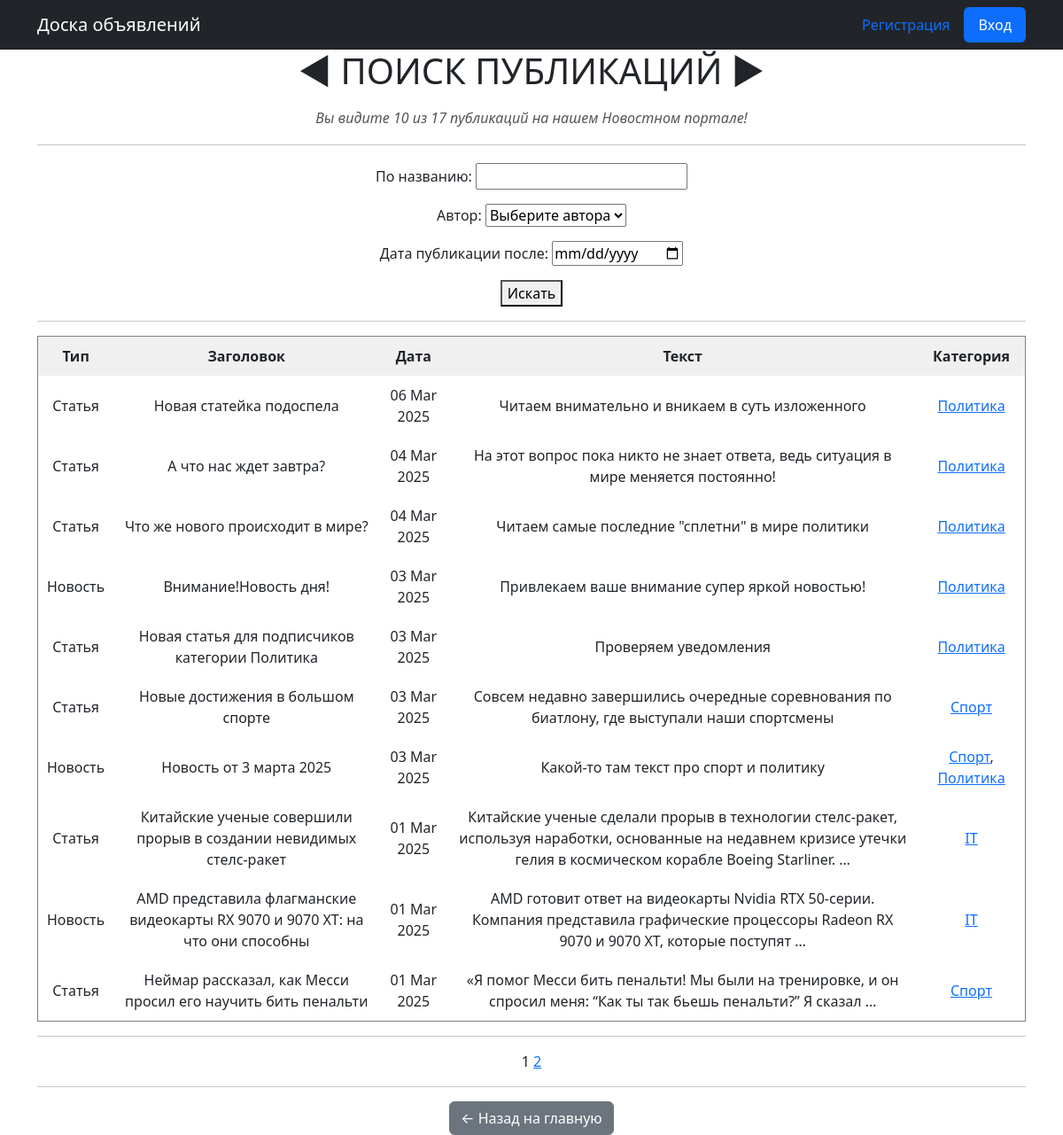
The app's page /news/search/ with its own data.
### news/models.py (models this page shows, shortened)
class Post(models.Model):
    author = models.ForeignKey(Author, on_delete=models.CASCADE)
    ARTICLE = 'AR'
    NEWS = 'NW'
    CATEGORIES = (
        (NEWS, 'Новость'),
        (ARTICLE, 'Статья'),
    )
    publication = models.CharField(max_length=2, choices=CATEGORIES, default=NEWS)
    date_creation = models.DateTimeField(auto_now_add=True)
    post_category = models.ManyToManyField(Category, through='PostCategory')
    title = models.CharField(max_length=256)
    text = models.TextField()
    rating = models.SmallIntegerField(default=0)

class Category(models.Model):
    name_category = models.CharField(max_length=64, unique=True)
    subscribers = models.ManyToManyField(User, related_name='categories')
    def __str__(self):
        return f'{self.name_category}'

### news/views.py (the view)
# urls.py: path('search/', NewsSearch.as_view(), name='news_search'),
class NewsSearch(ListView):
    model = Post
    ordering = '-date_creation'
    template_name = 'news_search.html'
    context_object_name = 'news'
    paginate_by = 10
    def get_queryset(self):
        queryset = super().get_queryset()
        self.filterset = PostFilter(self.request.GET, queryset=queryset)
        return self.filterset.qs
    def get_context_data(self, **kwargs):
        context = super().get_context_data(**kwargs)
        context['filterset'] = self.filterset
        context['is_author'] = self.request.user.is_authenticated and self.request.user.groups.filter(name='authors').exists()
        return context

### news/models.py (called while the page is built)
    def __str__(self):
        return f'{self.authorUser}'

### news/templatetags/custom_filters.py (called while the page is built)
@register.filter()
def censor(value):
    bad_word = ['Искусство', 'Мэр', 'геймеров', 'очко']
    for word in value.split():
        for i in bad_word:
            if i.lower() in word.lower().replace(',.:;/-\\""', ''):
                value = value.replace(i, f"{i[0]}{'*' * (len(i) - 1)}")
    if not isinstance(value, str):
        raise TypeError(f'Фильтр применяется к неразрешенному типу {type(value)}\nРазрешенный тип str')
    return value

### templates/news_search.html (shortened to what this page needs)
{% extends 'flatpages/default.html' %}
{% load custom_filters %}
{% block content %}
<h1 style="text-align: center; margin-bottom: 20px;">◄ ПОИСК ПУБЛИКАЦИЙ ►</h1>
<h6 style="text-align: center; color: #555;"><i>Вы видите {{ news|length }} из {{ paginator.count }} публикаций на нашем Новостном портале!</i></h6>
<hr style="margin: 20px 0;">
<form method="get">
    {{ filterset.form.as_p }}
    <button type="submit">Искать</button>
</form>
<hr>
{% if news %}
<table border="1" cellpadding="10" cellspacing="0" width="100%" style="border-collapse: collapse; text-align: center;">
    <thead style="background-color: #f0f0f0; font-weight: bold;">
        <tr>
            <th>Тип</th>
            <th>Заголовок</th>
            <th>Дата</th>
            <th>Текст</th>
            <th>Категория</th>
        </tr>
    </thead>
        {% for new in news %}
        <tr>
            <td>{{ new.get_publication_display }}</td>
            <td>
                <a class="nav-link" href="{% url 'new_detail' new.id %}">{{ new.title|censor }}</a>
            </td>
            <td>{{ new.date_creation|date:"d M Y" }}</td>
            <td>{{ new.text|truncatewords:20|censor }}</td>
            <td>
                {% for category in new.post_category.all %}
                    <a href="{% url 'category_news' category.id %}">{{ category }}</a>{% if not forloop.last %}, {% endif %}
                {% endfor %}
            </td>
        </tr>
        {% endfor %}
</table>
{% else %}
<div style="text-align: center; padding: 20px; border: 1px solid #ccc; background-color: #f9f9f9;">
    <h2>Публикации не найдены 😔</h2>
</div>
{% endif %}
<hr>
{{ page_obj.number }}
{% if page_obj.has_next %}
    <a href="?{% for key, value in request.GET.items %}{% if key != 'page' %}{{ key }}={{ value }}&{% endif %}{% endfor %}page={{ page_obj.next_page_number }}">{{ page_obj.next_page_number }}</a>
{% endif %}
<hr>
<a href="{% url 'news_list' %}" class="btn btn-secondary">← Назад на главную</a>
{% endblock content %}

### records on screen
Post: publication "Статья", title|censor "Новая статейка подоспела", date_creation "06 Mar 2025", text|censor "Читаем внимательно и вникаем в суть изложенного"
Category: name_category "Политика"
Post: publication "Статья", title|censor "А что нас ждет завтра?", date_creation "04 Mar 2025", text|censor "На этот вопрос пока никто не знает ответа, ведь ситуация в мире меняется постоянно!"
Post: publication "Статья", title|censor "Что же нового происходит в мире?", date_creation "04 Mar 2025", text|censor "Читаем самые последние \"сплетни\" в мире политики"
Post: publication "Новость", title|censor "Внимание!Новость дня!", date_creation "03 Mar 2025", text|censor "Привлекаем ваше внимание супер яркой новостью!"
Post: publication "Статья", title|censor "Новая статья для подписчиков категории Политика", date_creation "03 Mar 2025", text|censor "Проверяем уведомления"
Post: publication "Статья", title|censor "Новые достижения в большом спорте", date_creation "03 Mar 2025", text|censor "Совсем недавно завершились очередные соревнования по биатлону, где выступали наши спортсмены"
Category: name_category "Спорт"
Post: publication "Новость", title|censor "Новость от 3 марта 2025", date_creation "03 Mar 2025", text|censor "Какой-то там текст про спорт и политику"
Post: publication "Статья", title|censor "Китайские ученые совершили прорыв в создании невидимых стелс-ракет", date_creation "01 Mar 2025", text|censor "Китайские ученые сделали прорыв в технологии стелс-ракет, используя наработки, основанные на недавнем кризисе утечки гелия в космическом корабле Boeing Starliner. …"
Category: name_category "IT"
Post: publication "Новость", title|censor "AMD представила флагманские видеокарты RX 9070 и 9070 XT: на что они способны", date_creation "01 Mar 2025", text|censor "AMD готовит ответ на видеокарты Nvidia RTX 50-серии. Компания представила графические процессоры Radeon RX 9070 и 9070 XT, которые поступят …"
Post: publication "Статья", title|censor "Неймар рассказал, как Месси просил его научить бить пенальти", date_creation "01 Mar 2025", text|censor "«Я помог Месси бить пенальти! Мы были на тренировке, и он спросил меня: “Как ты так бьешь пенальти?” Я сказал …"

### other values on screen
{{ news|length }} "10"
{{ paginator.count }} "17"
{{ page_obj.number }} "1"
{{ page_obj.next_page_number }} "2"
